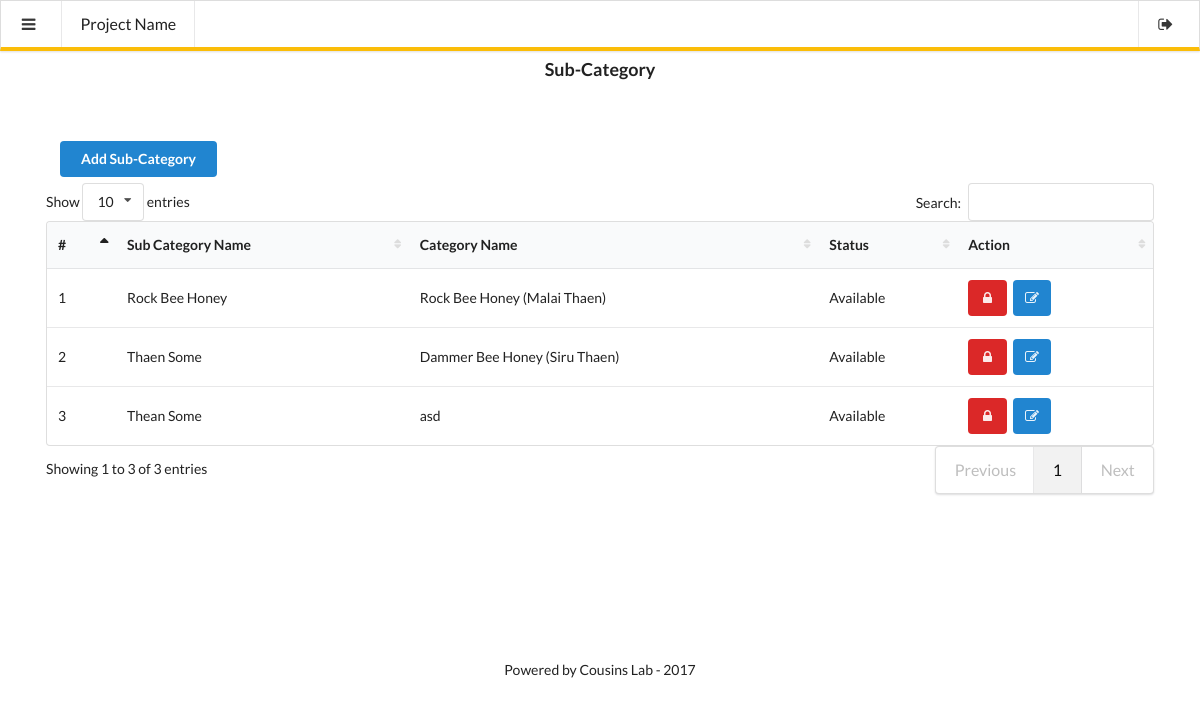
The app's page /admin/managesubcategory.php (signed in) with its own data.
### tables this page shows
CREATE TABLE IF NOT EXISTS `subcategory` (
  `id` int(11) NOT NULL AUTO_INCREMENT,
  `categoryid` int(11) NOT NULL,
  `subcategory` varchar(255) NOT NULL,
  `isAvailable` int(11) NOT NULL DEFAULT '1',
  `creationDate` timestamp NOT NULL DEFAULT CURRENT_TIMESTAMP,
  `updationDate` varchar(255) NOT NULL,
  PRIMARY KEY (`id`)
);

CREATE TABLE IF NOT EXISTS `category` (
  `id` int(11) NOT NULL AUTO_INCREMENT,
  `categoryName` varchar(255) NOT NULL,
  `categoryDescription` longtext NOT NULL,
  `creationDate` timestamp NOT NULL DEFAULT CURRENT_TIMESTAMP,
  `updationDate` varchar(255) NOT NULL,
  `isAvailable` int(11) NOT NULL DEFAULT '1',
  `categoryImage` longtext NOT NULL,
  PRIMARY KEY (`id`)
);

### admin/managesubcategory.php (the view, shortened to what this page needs)
<?php
include('../includes/config.php');
?>
<!DOCTYPE html>
<html lang="en">
<head>
	<link rel="stylesheet" href="../assets/semantic-ui/dist/semantic.css">
	<link rel="stylesheet" href="../assets/css/main.css">
	<link rel="stylesheet" type="text/css" href="../assets/css/owl.carousel.css">
	<link rel="stylesheet" type="text/css" href="../assets/datatables/media/css/dataTables.semanticui.css">
</head>
<body>
	<?php include('includes/menu-bar.php');?>
	<div class="pusher">
		<div class="ui stackable page grid">
			<div class="row" align="center">
				<div class="column">
					<label class="ui header">Sub-Category</label>
					<br>
				</div>
			</div>
			<div class="row section">
				<div class="column">
					<a class="ui primary button" href="addsubcategory.php">Add Sub-Category</a>
					<br><br>
					<table class="ui table">
						<thead>
							<tr>
								<th>#</th>
								<th>Sub Category Name</th>
								<th>Category Name</th>
								<th>Status</th>
								<th>Action</th>
							</tr>
						</thead>
						<tbody>
							<?php
								$sql="SELECT subcategory.id as id, subcategory.isAvailable as isAvailable, category.categoryName as categoryName, subcategory.subcategory as subcategoryName from category join subcategory on category.id=subcategory.categoryid";
								$query = mysqli_query($connection,$sql);
								$cnt=1;
								while($row=mysqli_fetch_array($query)){
							?>
							<tr>
								<td><?php echo htmlentities($cnt);?></td>
								<td><?php echo htmlentities($row['subcategoryName']);?></td>
								<td><?php echo htmlentities($row['categoryName']);?></td>
								<td>
									<?php
										if($row['isAvailable']){
									?>
										<label class="header">Available</label>
									<?php }else {
									?>
										<label class="header">Disabled</label>
									<?php } ?>
								</td>
								<td>
									<?php
										if($row['isAvailable']){
									?>
									<a class="ui red icon button" title="Disable Category" href="deletesubcategory.php?subcat=<?php echo htmlentities($row['id']);?>&act=disable">
										<i class="lock icon"></i>
									</a>
									<?php }else {
									?>
									<a class="ui green icon button" title="Enable Category" href="deletesubcategory.php?subcat=<?php echo htmlentities($row['id']);?>&act=enable">
										<i class="unlock icon"></i>
									</a>
									<?php } ?>
									<a class="ui primary icon button" href="addsubcategory.php?subcat=<?php echo htmlentities($row['id']);?>">
										<i class="edit icon"></i>
									</a>
								</td>
							</tr>
							<?php $cnt=$cnt+1; } ?>
						</tbody>
					</table>
				</div>
			</div>
			<div class="row footer" align="center" style="padding: 10% !important;">
				<div class="column">
					Powered by Cousins Lab - 2017
				</div>
			</div>
		</div>
	</div>
</body>
</html>

### assets/css/main.css (style rules this page uses)
.ui.grid { padding: 0px !important; }
.ui.grid > .row { padding: 0px !important; }
.ui.grid > .row > .column { padding: 0px; }
.pusher { padding-top: 6% !important; }
.row.section { margin: 5% !important; }

### assets/datatables/media/css/dataTables.semanticui.css (style rules this page uses)
table.dataTable.table { margin: 0; }
table.dataTable.table thead th, table.dataTable.table thead td { position: relative; }
table.dataTable.table thead th.sorting, table.dataTable.table thead th.sorting_asc, table.dataTable.table thead th.sorting_desc, table.dataTable.table thead td.sorting, table.dataTable.table thead td.sorting_asc, table.dataTable.table thead td.sorting_desc { padding-right: 20px; }
table.dataTable.table thead th.sorting:after, table.dataTable.table thead th.sorting_asc:after, table.dataTable.table thead th.sorting_desc:after, table.dataTable.table thead td.sorting:after, table.dataTable.table thead td.sorting_asc:after, table.dataTable.table thead td.sorting_desc:after { position: absolute; top: 12px; right: 8px; display: block; font-family: Icons; }
table.dataTable.table thead th.sorting:after, table.dataTable.table thead td.sorting:after { content: "\f0dc"; color: #ddd; font-size: 0.8em; }
table.dataTable.table thead th.sorting_asc:after, table.dataTable.table thead td.sorting_asc:after { content: "\f0de"; }
table.dataTable.table td, table.dataTable.table th { -webkit-box-sizing: content-box; box-sizing: content-box; }

### records on screen
subcategory: subcategory "Rock Bee Honey", categoryid.categoryName "Rock Bee Honey (Malai Thaen)", isAvailable "Available"
subcategory: subcategory "Thaen Some", categoryid.categoryName "Dammer Bee Honey (Siru Thaen)", isAvailable "Available"
subcategory: subcategory "Thean Some", categoryid.categoryName "asd", isAvailable "Available"
